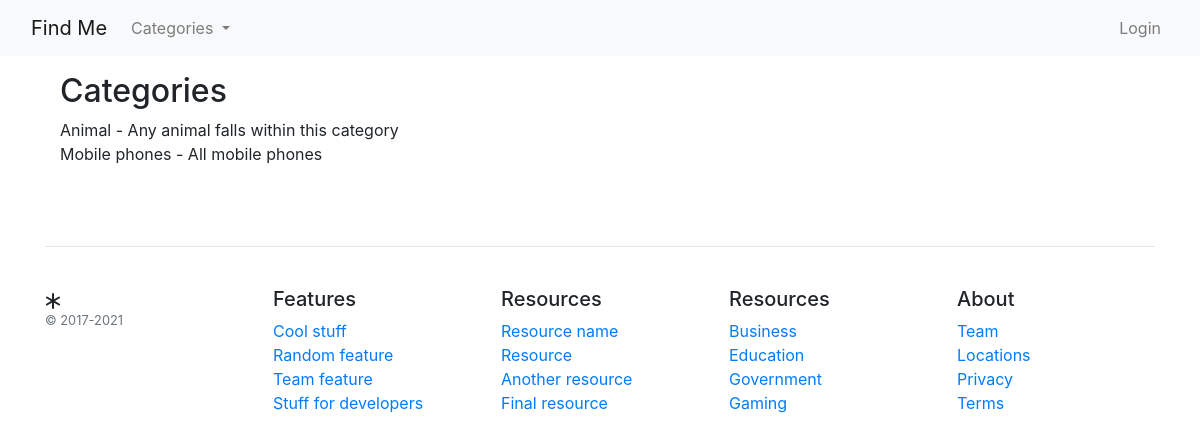
The app's page /items/categories/, older data.
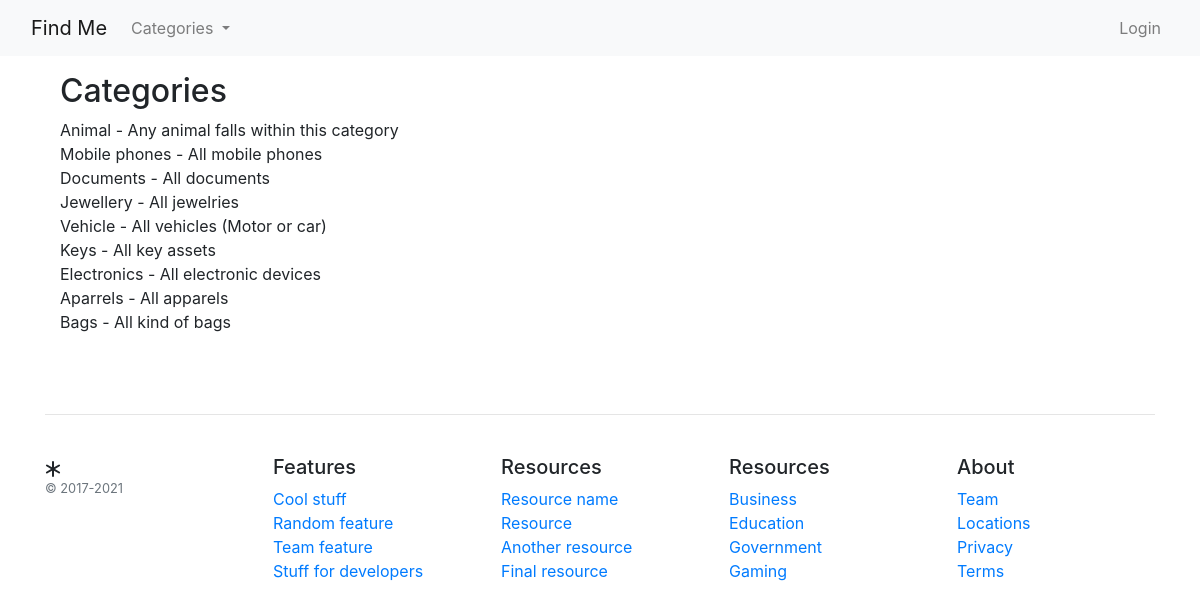
The same page, newer data.
### items/models.py (models this page shows, shortened)
class Category(models.Model):
    name = models.CharField(max_length=100, unique=True)
    description = models.TextField(blank=True)

### items/views.py (the view)
# urls.py: path('categories/', views.CategoryListView.as_view(), name='category-list'),
class CategoryListView(ListView):
    model = Category
    context_object_name = 'categories'
    template_name = 'items/category_list.html'

### messaging/context_processors.py (called while the page is built)
def message_count(request):
    if request.user.is_authenticated:
        unread_count = Message.objects.filter(conversation__participants=request.user, is_read=False).exclude(sender=request.user).count()
        return {'messages_count': unread_count}
    return {'messages_count': 0}

### templates/items/category_list.html
{% extends '../base.html' %}
{% block content %}
<div class="container mt-3">
    <h2>Categories</h2>
    <ul class="list-unstyled">
        {% for category in categories %}
        <li>{{ category.name }} - {{ category.description }}</li>
        {% endfor %}
    </ul>
</div>
{% endblock %}

Row changes from the older to the newer data that the page shows:
added Category: name "Documents", description "All documents"
added Category: name "Jewellery", description "All jewelries"
added Category: name "Vehicle", description "All vehicles (Motor or car)"
added Category: name "Keys", description "All key assets"
added Category: name "Electronics", description "All electronic devices"
added Category: name "Aparrels", description "All apparels"
added Category: name "Bags", description "All kind of bags"
